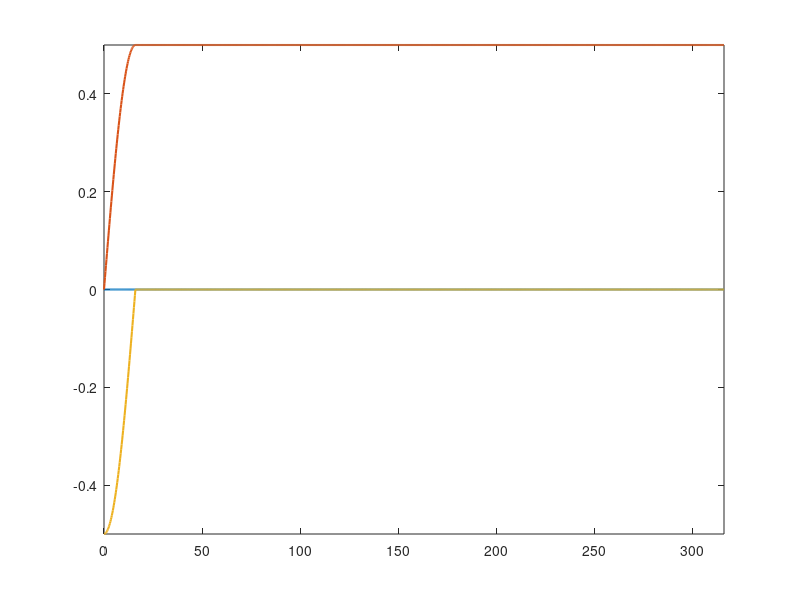

The MATLAB script that drew this image: (Note: this script raises an error after producing the figure.)
clear; close all; clc;
%%%%%%%%%%%%%%%%%%%%%%%%%%%%%%%%%%%%%%%%%%%%%%%%%%%%%%%%%%%%%%%%%%%%%%%%%%%
%%% Simulating a free induction decay on an electron spin-1/2.
%%%
%%%
%%%
%%% Gabriel Moise, Oxford, 2025
%%% αβγδεζηθικλμνξοπρςστυφχψω
%%%%%%%%%%%%%%%%%%%%%%%%%%%%%%%%%%%%%%%%%%%%%%%%%%%%%%%%%%%%%%%%%%%%%%%%%%%

% I. USER INPUTS
% I.1 Spin system parameters
g = 2.00232;

% I.2 Experimental parameters
B0 = 350; % mT, static field
mw = 9.808681559288270; % GHz, microwave frequency
B1 = 0.5575; % mT, pulse strength
tp = 16; % ns, pulse length
tau = 300; % ns, free evolution period
dt = 0.25; % ns, time increment
detOps = {'Sx', 'Sy', 'Sz'};

% II. PHYSICAL CONSTANTS AND SPIN OPERATORS
bmagn = 9.2740e-24; % J*T-1
planck = 6.6261e-34; % J*s
E = eye(2); Sz = [0.5 0; 0 -0.5];
Sx = [0 0.5; 0.5 0]; Sy = [0 -0.5i; 0.5i 0];

% III. STATIC HAMILTONIAN IN ROTATING FRAME
omega0 = 2*pi*(bmagn*B0*g/planck)*1e-9; % radians*MHz
omegaMW = 2*pi*mw*1e3; % radians*MHz
H0 = (omega0 - omegaMW)*Sz;

% IV. PULSE HAMILTONIAN IN ROTATING FRAME
omega1 = 2*pi*(bmagn*B1*g/planck)*1e-9; % radians*MHz
Hpulse = H0 + omega1*Sx;

% V. INITIAL STATE
RHO = -Sz;

% VI. DETECTION OPERATORS
for iOp = 1:numel(detOps)
    switch detOps{iOp}
        case 'Sx'
            observables{iOp} = Sx;
        case 'Sy'
            observables{iOp} = Sy;
        case 'Sz'
            observables{iOp} = Sz;
    end
end

% VII. PROPAGATION AND DETECTION
% VII.0 Detect initial signal
for iOp = 1:numel(observables)
    signal{iOp}(1) = trace(RHO*observables{iOp}); 
end
% VII.1 Propagation during the pulse
time1 = dt:dt:tp;
nT = length(time1);
U = expm(-1i*Hpulse*dt*1e-3);
Ud = U';
for iT = 1:nT
    % Propagate
    RHO = U*RHO*Ud;
    % Detect
    for iOp = 1:numel(observables)
        signal{iOp}(1 + iT) = trace(RHO*observables{iOp}); 
    end
end
counter = 1 + nT;

% VII.2 Propagation during free evolution
time2 = (tp+dt):dt:(tp+tau);
nT = length(time2);
U = expm(-1i*H0*dt*1e-3);
Ud = U';
for iT = 1:nT
    % Propagate
    RHO = U*RHO*Ud;
    % Detect
    for iOp = 1:numel(observables)
        signal{iOp}(counter + iT) = trace(RHO*observables{iOp}); 
    end
end

% VIII. PLOT RESULTS
time = [0, time1, time2];
figure
hold on; axis tight; box on;
for iOp = 1:numel(observables)
    plot(time,real(signal{iOp}),'LineWidth',1.5,'DisplayName',detOps{iOp})
end
xline(tp,'r--','HandleVisibility','off')
xlabel('time / ns')
legend show;

            